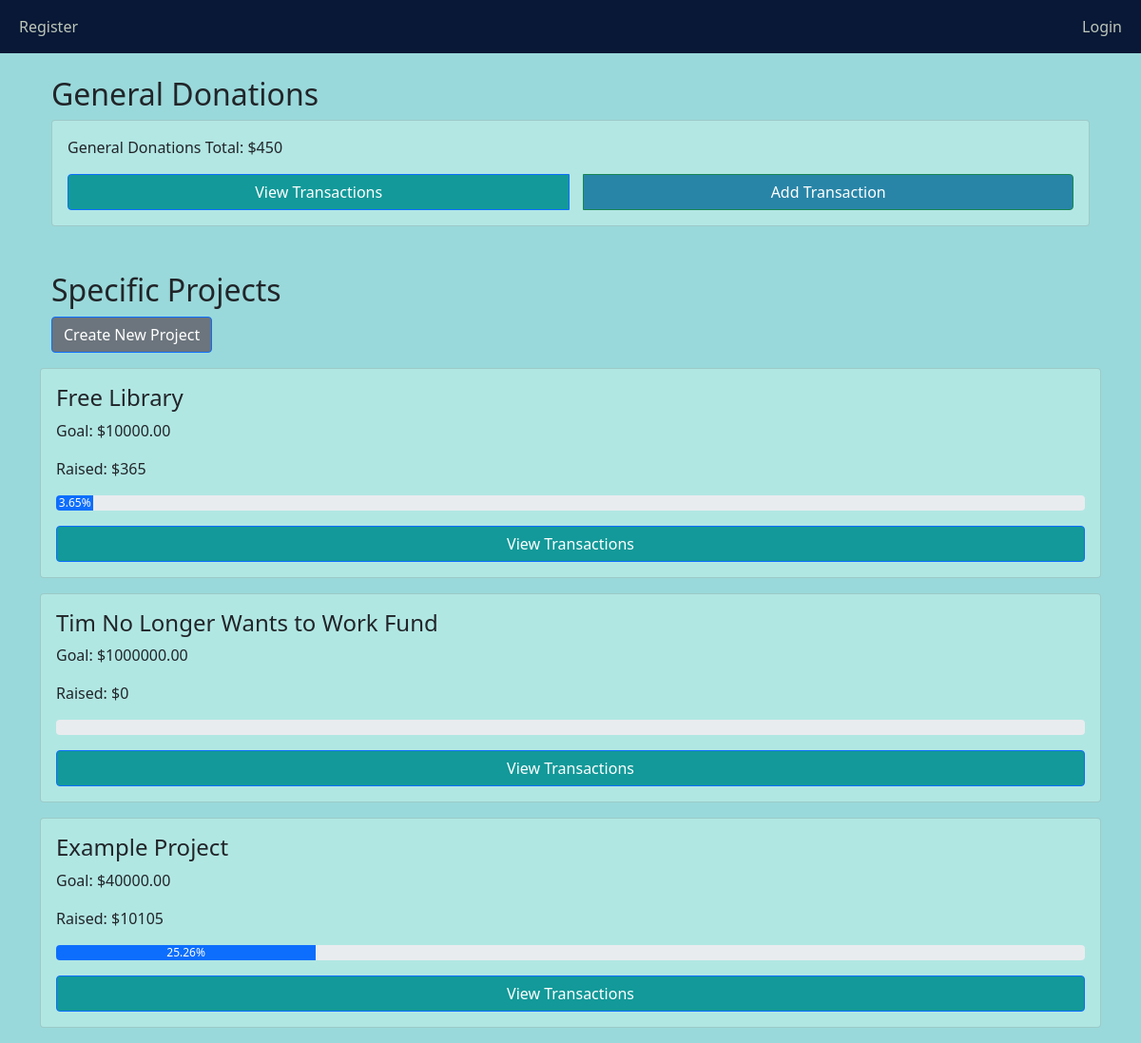
/, run on an earlier commit of the app's database.
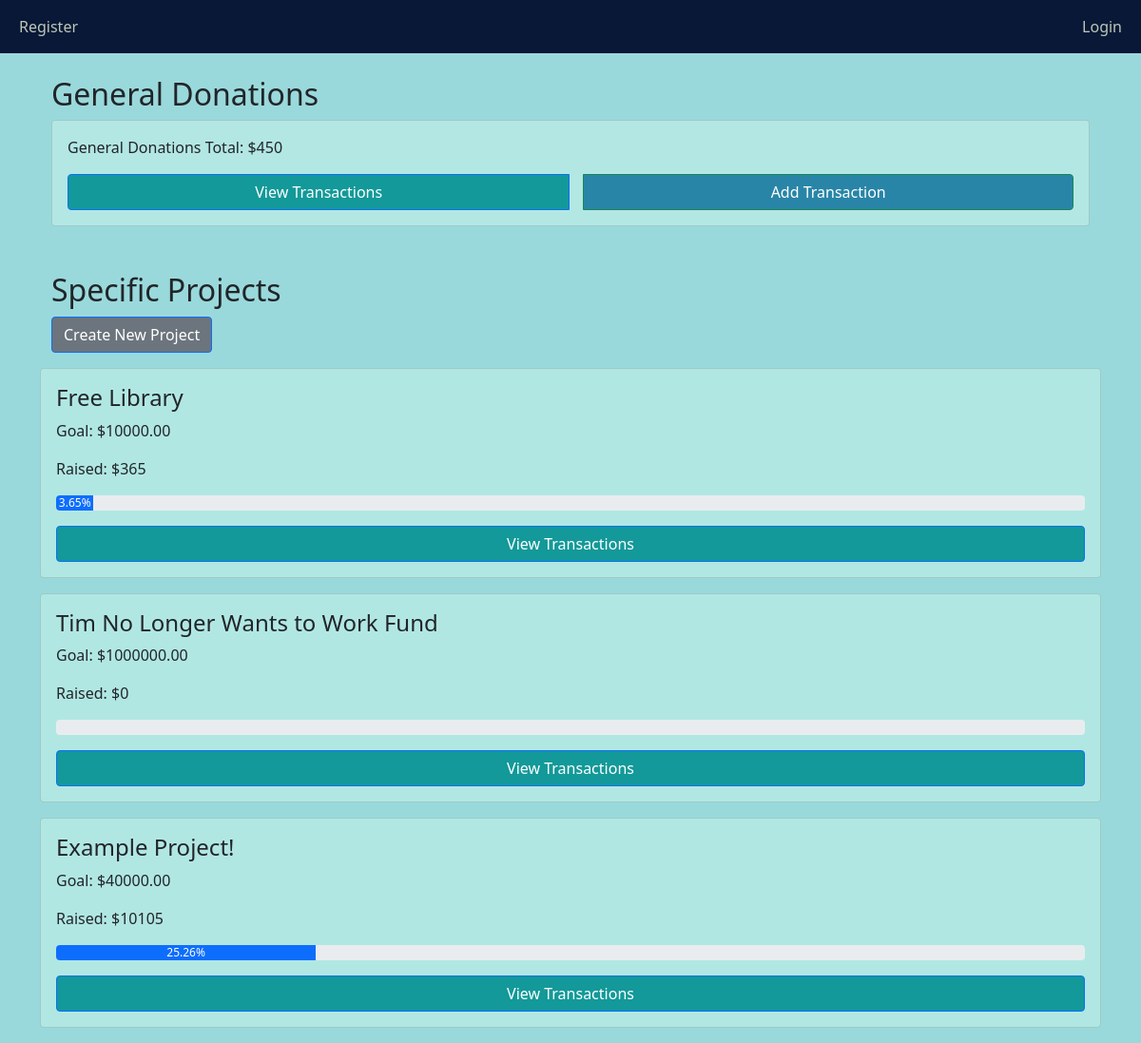
And on a later commit of the database.
### main/models.py (models this page shows, shortened)
class Project(models.Model):
    name = models.CharField(max_length=100)
    start_date = models.DateField()
    end_date = models.DateField()
    goal_amount = models.DecimalField(max_digits=10, decimal_places=2)
    description = models.TextField(null=True, blank=True)
    owner = models.ForeignKey(User, on_delete=models.CASCADE)
    is_archived = models.BooleanField(default=False)

### main/views.py (the view)
# urls.py: path('', views.home, name='home'),
def home(request):
    general_total = Transaction.objects.filter(fund="general").aggregate(Sum('amount'))['amount__sum'] or 0
    projects = Project.objects.filter(is_archived=False) #projects = Project.objects.all()
    project_data = []
    for project in projects:
        total_raised = project.transactions.aggregate(Sum('amount'))['amount__sum'] or 0
        progress_percentage = (total_raised / project.goal_amount) * 100 if project.goal_amount > 0 else 0
        project_data.append({
            'project': project,
            'total_raised': total_raised,
            'progress_percentage': round(progress_percentage, 2),
            'is_owner': project.owner ==request.user
        })
    return render(request, 'main/home.html', {
        'general_total': general_total,
        'project_data': project_data
    })

### main/templates/main/home.html (shortened to what this page needs)
{% extends 'main/base.html' %}
{% block content %}
<div class="container mt-4">
    <h2>General Donations</h2>
    <div class="card p-3" style="background-color: #b3e7e4;">
        <p>General Donations Total: ${{ general_total }}</p>
        <div class="btn-group">
            <a href="{% url 'view_general_transactions' %}" class="btn btn-primary" class="btn" style="background-color: #069393eb; color: white !important;" >View Transactions</a>
            <a href="{% url 'add_general_transaction' %}" class="btn btn-success"  style="background-color: #2885a7; color: rgb(255, 255, 255) !important;">Add Transaction</a>
        </div>
    </div>
    <h2 class="mt-5">Specific Projects</h2>
    <a href="{% url 'create_project' %}" class="btn btn-primary mb-3"style="background-color: #6c757d; color: white !important;">Create New Project</a>
</div>
    {% for data in project_data %}
    <div class="card p-3 mb-3 position-relative" style="background-color: #b1e7e3;" style="padding-top: 2.5rem ;">
        <h4>{{ data.project.name }}</h4>
        <p>Goal: ${{ data.project.goal_amount }}</p>
        <p>Raised: ${{ data.total_raised }}</p>
        <div class="progress mb-3">
            <div class="progress-bar" role="progressbar"
                 style="width: {{ data.progress_percentage }}%;
                 aria-valuenow="{{ data.progress_percentage }}" aria-valuemin="0" aria-valuemax="100">
                {{ data.progress_percentage }}%
            </div>
        </div>
        <div class="btn-group">
            <a href="{% url 'view_project_transactions' data.project.id %}" class="btn btn-primary"  style="background-color: #069393eb; color: white !important;">View Transactions</a>
        </div>
    </div>
    {% endfor %}
</div>
{% endblock %}

What changed in the data, as far as the page shows it:
changed Project: project.name "Example Project" → "Example Project!"
